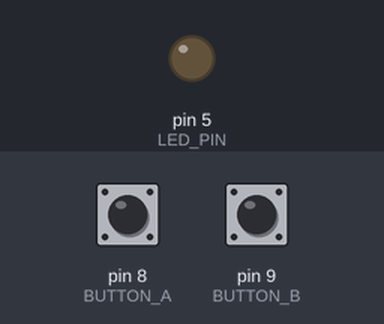
Simulated run of this sketch. Board: Arduino Uno, built with avr-gcc and run on an emulated ATmega328P. Parts: output pins drawn as LEDs (lit = HIGH). Inputs (shaded band) come from the test bench; at power-on: pin 8 (BUTTON_A) HIGH, pin 9 (BUTTON_B) HIGH.

Above: at 1.2 s.
1.3 s: pin 8 (BUTTON_A) pulled LOW for 0.15 s
At 2.5 s:
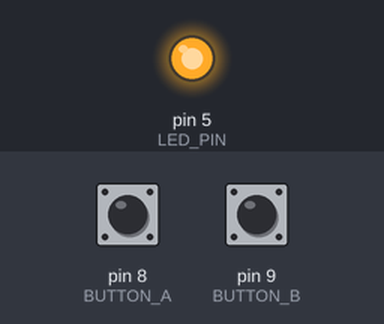
2.9 s: pin 9 (BUTTON_B) pulled LOW for 0.15 s
At 3.7 s:
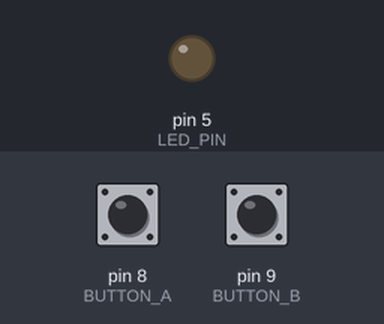
4.5 s: pin 8 (BUTTON_A) pulled LOW for 1 s
At 4.9 s:
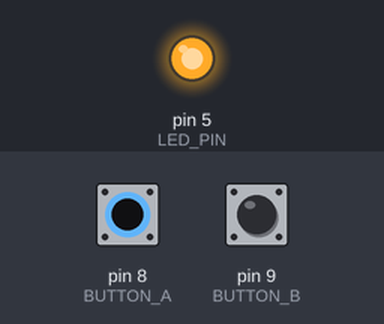
7.0 s: pin 8 (BUTTON_A) driven LOW and pin 9 (BUTTON_B) driven LOW
At 8.2 s:
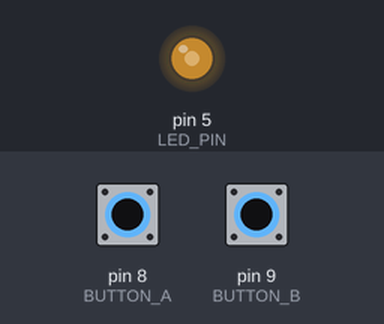
8.5 s: pin 9 (BUTTON_B) driven HIGH
At 9.0 s:
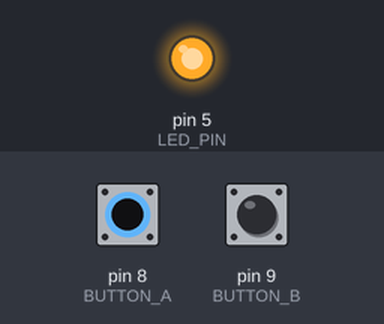
Timing chart, 0 to 11.0 s (numbered marks = the images above; inputs shaded):
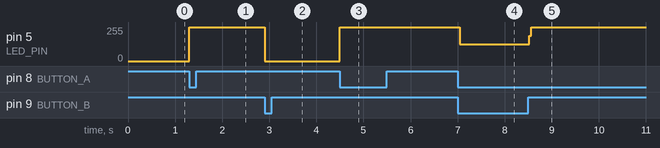

The sketch:

push_buttons_sketch.ino
```cpp
/*
PUSH BUTTONS
============
	Button A turns LED on and button B turns it off.

Components:
	- Arduino Uno R3 (1)
	- breadboard (1)
	- 220 Ω Resistor (1)
	- M-M jumper wires (7)
	- LED (1)
	- push button (2)

*/

// define pins
#define LED_PIN 5
#define BUTTON_A 8
#define BUTTON_B 9

void setup() {
    pinMode(LED_PIN, OUTPUT);
    pinMode(BUTTON_A, INPUT_PULLUP);
    pinMode(BUTTON_B, INPUT_PULLUP);
}

void loop() {
	// button A is pressed
    if (digitalRead(BUTTON_A) == LOW) {
		digitalWrite(LED_PIN, HIGH);
    }
	// button B is pressed
	if (digitalRead(BUTTON_B) == LOW) {
		digitalWrite(LED_PIN, LOW);
	}
}
```

Measured:
- after the input at 1.3 s, pin 5 (LED_PIN): 0/255 → 255/255 at once
- after the input at 2.9 s, pin 5 (LED_PIN): 255/255 → 0/255 at once
- after the input at 4.5 s, pin 5 (LED_PIN): 0/255 → 255/255 at once
- after the input at 7.0 s, pin 5 (LED_PIN): 255/255 → 127/255 at once
- after the input at 8.5 s, pin 5 (LED_PIN): 127/255 → 255/255 at once
